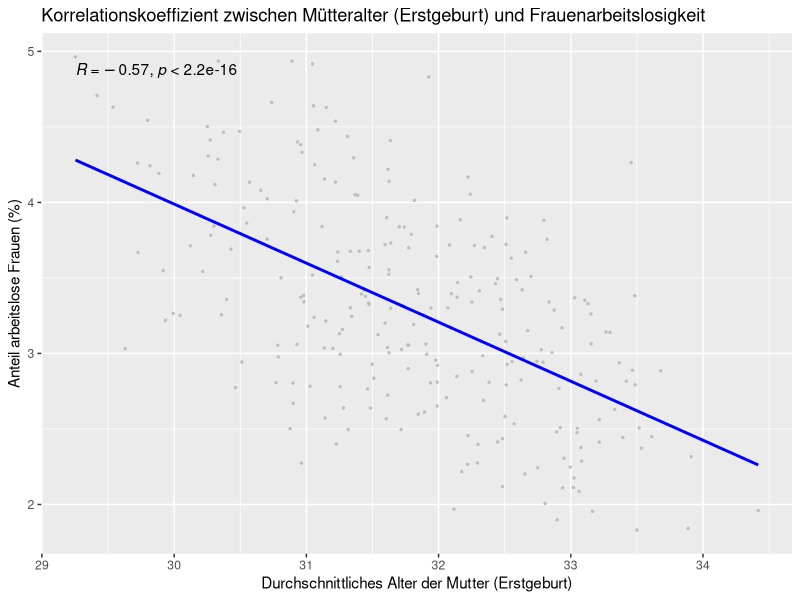
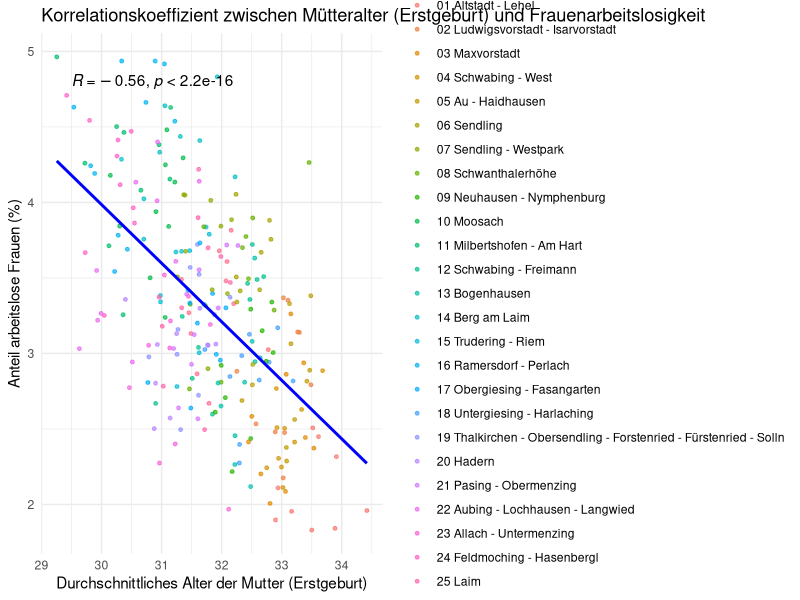

Reproduce these figures in R, in order.
install.packages("readxl")
library(readxl)
export_be <- read_excel("data/raw/export_be.xlsx")
be_sheet <- read_excel("data/raw/export_be.xlsx", sheet = "BEVÖLKERUNG")
View(be_sheet)

export_ar <- read_excel("data/raw/export_ar.xlsx")
ar_sheet <- read_excel("data/raw/export_ar.xlsx", sheet = "ARBEITSMARKT")
View(ar_sheet)

install.packages("tidyverse")
library(tidyverse)

install.packages("ggpubr")
library(ggpubr)

all_districts_and_city <- be_sheet %>%
  filter(
    Indikator == "Durchschnittsalter Mütter erstgebärend",
    Ausprägung == "insgesamt"
  ) %>%
  mutate(
    mean_age = `Basiswert 1` / `Basiswert 2`
  )

arbeitslos_anteil_frau <- ar_sheet %>%
  filter(
    Indikator == "Arbeitslose - Anteil",
    Ausprägung == "weiblich"
  ) %>%
  mutate(
    anteil = 100 * `Basiswert 1` / `Basiswert 2`
  )


korrelations_daten <- inner_join(
  all_districts_and_city, 
  arbeitslos_anteil_frau, 
  by = c("Raumbezug", "Jahr")
)



korrelations_daten_clean <- korrelations_daten %>%
  filter(Raumbezug != "Stadt München")

ggplot(korrelations_daten_clean, aes(x = mean_age, y = anteil)) +
  geom_point(size = 0.5, color = "grey") +
  geom_smooth(method = "lm", color = "blue", se = FALSE) +
  stat_cor(method = "pearson") +
labs(
  title = "Korrelationskoeffizient zwischen Mütteralter (Erstgeburt) und Frauenarbeitslosigkeit",
  x = "Durchschnittliches Alter der Mutter (Erstgeburt)",
  y = "Anteil arbeitslose Frauen (%)"
)

#--------------------------------------------------------------------------------------------------------
library(ggplot2)
library(ggpubr)

ggplot(korrelations_daten, aes(x = mean_age, y = anteil)) +
  geom_point(aes(color = Raumbezug), 
             size = 1.0,  
             alpha = 0.7) + 
  geom_smooth(method = "lm", color = "blue", se = FALSE, size = 1) +
  stat_cor(method = "pearson", 
           label.x = 29.5,
           label.y = 4.8,
           color = "black") +
  labs(
    title = "Korrelationskoeffizient zwischen Mütteralter (Erstgeburt) und Frauenarbeitslosigkeit",
    x = "Durchschnittliches Alter der Mutter (Erstgeburt)",
    y = "Anteil arbeitslose Frauen (%)",
    color = "Bezirk (Raumbezug)" 
  ) +
  guides(color = guide_legend(ncol = 1)) +
  
  theme_minimal()
#-------------------------------------------------------------------------------------------------------
